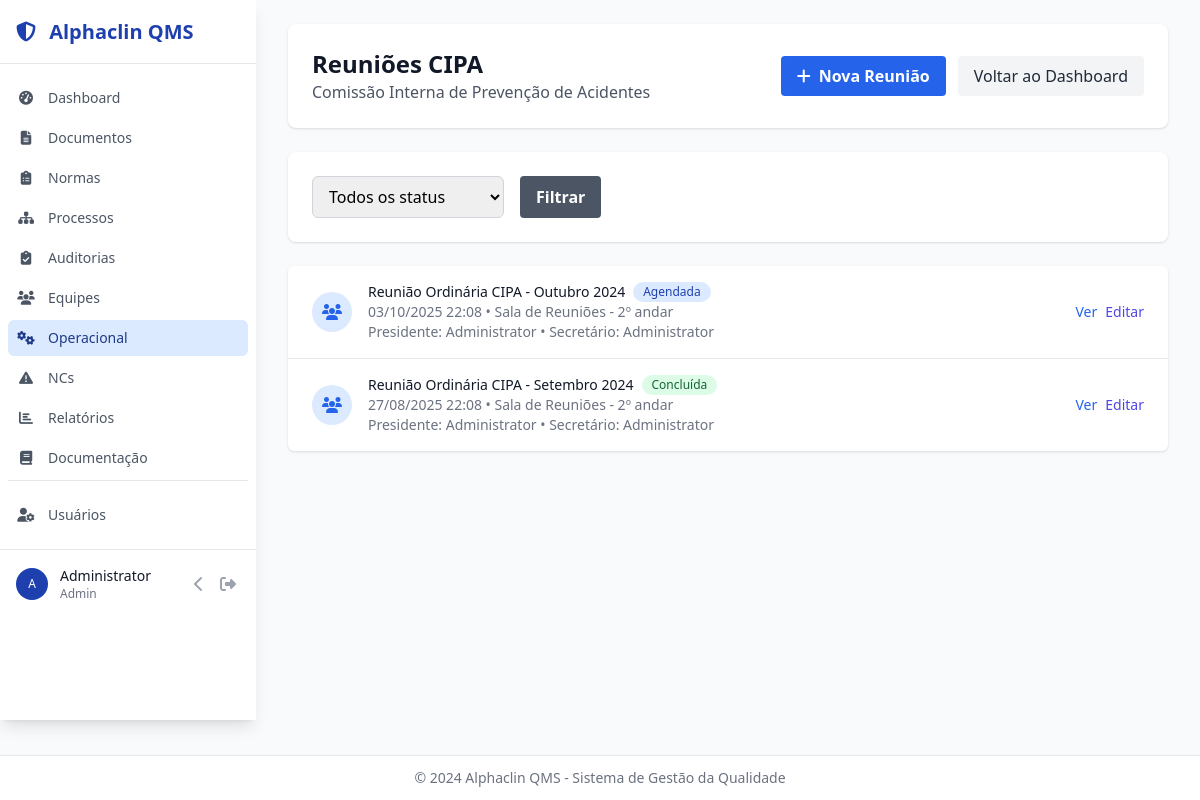
The page /operational/cipa (signed in) on the database its author committed.
### models.py (models this page shows)
class User(UserMixin, db.Model):
    __tablename__ = 'users'
    id = db.Column(db.Integer, primary_key=True)
    username = db.Column(db.String(80), unique=True, nullable=False)
    email = db.Column(db.String(120), unique=True, nullable=False)
    password_hash = db.Column(db.String(255), nullable=False)
    full_name = db.Column(db.String(255), nullable=False)
    role = db.Column(db.Enum(UserRole), default=UserRole.USER, nullable=False)
    is_active = db.Column(db.Boolean, default=True, nullable=False)
    created_at = db.Column(db.DateTime, default=datetime.utcnow)
    last_login = db.Column(db.DateTime)
    created_documents = db.relationship('Document', foreign_keys='Document.created_by_id', backref='creator', lazy='dynamic')
    assigned_audits = db.relationship('Audit', foreign_keys='Audit.assigned_auditor_id', backref='assigned_auditor', lazy='dynamic')

class CIPAMeeting(db.Model):
    __tablename__ = 'cipa_meetings'
    id = db.Column(db.Integer, primary_key=True)
    title = db.Column(db.String(255), nullable=False)
    meeting_date = db.Column(db.DateTime, nullable=False)
    location = db.Column(db.String(255))
    agenda = db.Column(db.Text)
    minutes = db.Column(db.Text)  # Ata da reunião
    decisions = db.Column(db.Text)
    next_meeting_date = db.Column(db.DateTime)
    chairperson_id = db.Column(db.Integer, db.ForeignKey('users.id'))
    secretary_id = db.Column(db.Integer, db.ForeignKey('users.id'))
    status = db.Column(db.String(50), default='scheduled')  # scheduled, in_progress, completed, cancelled
    created_at = db.Column(db.DateTime, default=datetime.utcnow)
    updated_at = db.Column(db.DateTime, default=datetime.utcnow, onupdate=datetime.utcnow)
    chairperson = db.relationship('User', foreign_keys=[chairperson_id])
    secretary = db.relationship('User', foreign_keys=[secretary_id])
    attendees = db.relationship('User', secondary='cipa_attendees', backref='cipa_meetings')

### blueprints/operational.py (the view)
@operational_bp.route('/cipa')
@login_required
def cipa_index():
    page = request.args.get('page', 1, type=int)
    status_filter = request.args.get('status')
    query = CIPAMeeting.query
    if status_filter:
        query = query.filter_by(status=status_filter)
    cipa_meetings = query.order_by(CIPAMeeting.meeting_date.desc()).paginate(page=page, per_page=10)
    return render_template('operational/cipa/index.html', cipa_meetings=cipa_meetings)

### blueprints/operational.py (called while the page is built)
@operational_bp.context_processor
def inject_datetime():
    return {'datetime': datetime}

### templates/operational/cipa/index.html (shortened to what this page needs)
{% extends "base.html" %}
{% block content %}
<div class="space-y-6">
    <div class="bg-white shadow rounded-lg p-6">
        <div class="flex items-center justify-between">
            <div>
                <h1 class="text-2xl font-bold text-gray-900">Reuniões CIPA</h1>
                <p class="text-gray-600">Comissão Interna de Prevenção de Acidentes</p>
            </div>
            <div class="flex space-x-3">
                <a href="{{ url_for('operational.cipa_create') }}"
                   class="bg-blue-600 hover:bg-blue-700 text-white font-bold py-2 px-4 rounded">
                    <i class="fas fa-plus mr-2"></i>Nova Reunião
                </a>
                <a href="{{ url_for('operational.dashboard') }}"
                   class="bg-gray-100 hover:bg-gray-200 text-gray-800 px-4 py-2 rounded">
                    Voltar ao Dashboard
                </a>
            </div>
        </div>
    </div>
    <div class="bg-white shadow rounded-lg p-6">
        <form method="GET" class="flex flex-wrap gap-4">
            <div class="min-w-48">
                <select name="status" class="w-full px-3 py-2 border border-gray-300 rounded-md focus:outline-none focus:ring-2 focus:ring-blue-500">
                    <option value="">Todos os status</option>
                </select>
            </div>
            <button type="submit" class="bg-gray-600 hover:bg-gray-700 text-white font-bold py-2 px-4 rounded">
                Filtrar
            </button>
        </form>
    </div>
    <div class="bg-white shadow overflow-hidden sm:rounded-md">
        <ul class="divide-y divide-gray-200">
            {% for meeting in cipa_meetings.items %}
            <li>
                <div class="px-4 py-4 sm:px-6">
                    <div class="flex items-center justify-between">
                        <div class="flex items-center">
                            <div class="flex-shrink-0 h-10 w-10">
                                <div class="h-10 w-10 rounded-full bg-blue-100 flex items-center justify-center">
                                    <i class="fas fa-users text-blue-600"></i>
                                </div>
                            </div>
                            <div class="ml-4">
                                <div class="flex items-center">
                                    <h3 class="text-sm font-medium text-gray-900">{{ meeting.title }}</h3>
                                    <span class="ml-2 inline-flex items-center px-2.5 py-0.5 rounded-full text-xs font-medium
                                        {% if meeting.status == 'scheduled' %}bg-blue-100 text-blue-800
                                        {% elif meeting.status == 'in_progress' %}bg-yellow-100 text-yellow-800
                                        {% elif meeting.status == 'completed' %}bg-green-100 text-green-800
                                        {% else %}bg-red-100 text-red-800{% endif %}">
                                        {% if meeting.status == 'scheduled' %}Agendada
                                        {% elif meeting.status == 'in_progress' %}Em Andamento
                                        {% elif meeting.status == 'completed' %}Concluída
                                        {% else %}Cancelada{% endif %}
                                    </span>
                                </div>
                                <p class="text-sm text-gray-500">
                                    {{ meeting.meeting_date.strftime('%d/%m/%Y %H:%M') }} • {{ meeting.location or 'Local não definido' }}
                                </p>
                                <p class="text-sm text-gray-500">
                                    Presidente: {{ meeting.chairperson.full_name }} • Secretário: {{ meeting.secretary.full_name }}
                                </p>
                            </div>
                        </div>
                        <div class="flex items-center space-x-2">
                            <a href="{{ url_for('operational.cipa_view', id=meeting.id) }}"
                               class="text-blue-600 hover:text-blue-900 text-sm font-medium">
                                Ver
                            </a>
                            <a href="{{ url_for('operational.cipa_edit', id=meeting.id) }}"
                               class="text-indigo-600 hover:text-indigo-900 text-sm font-medium">
                                Editar
                            </a>
                        </div>
                    </div>
                </div>
            </li>
            {% endfor %}
        </ul>
    </div>
</div>
{% endblock %}

### templates/base.html (shortened to what this page needs)
<!DOCTYPE html>
<html lang="pt-BR">
<head>
    <script src="https://cdn.tailwindcss.com"></script>
    <link rel="stylesheet" href="https://cdnjs.cloudflare.com/ajax/libs/font-awesome/6.4.0/css/all.min.css">
</head>
<body class="bg-gray-50 min-h-screen flex flex-col">
    {% if current_user.is_authenticated %}
    <div id="sidebar" class="fixed left-0 top-0 w-64 bg-white shadow-lg transform transition-all duration-300 ease-in-out z-50 -translate-x-full lg:translate-x-0 flex flex-col overflow-y-auto" style="height: calc(100vh - 80px);">
        <div class="flex flex-col h-full">
            <div class="flex items-center justify-between h-16 px-4 border-b border-gray-200">
                <span id="logo-text" class="text-xl font-bold text-alphaclin-blue">
                    <i class="fas fa-shield-alt mr-2"></i>
                    Alphaclin QMS
                </span>
            </div>
            <nav class="px-2 py-4 space-y-1 overflow-y-auto">
                <a href="{{ url_for('main.dashboard') }}" title="Dashboard"
                    class="sidebar-link {% if request.endpoint == 'main.dashboard' %}bg-alphaclin-light text-alphaclin-dark{% else %}text-gray-600 hover:bg-gray-50 hover:text-gray-900{% endif %} group flex items-center px-2 py-2 text-sm font-medium rounded-md transition-colors">
                    <i class="fas fa-tachometer-alt sidebar-icon"></i>
                    <span class="sidebar-text ml-3">Dashboard</span>
                </a>
                <a href="{{ url_for('documents.index') }}" title="Documentos"
                    class="sidebar-link {% if request.blueprint == 'documents' %}bg-alphaclin-light text-alphaclin-dark{% else %}text-gray-600 hover:bg-gray-50 hover:text-gray-900{% endif %} group flex items-center px-2 py-2 text-sm font-medium rounded-md transition-colors">
                    <i class="fas fa-file-alt sidebar-icon"></i>
                    <span class="sidebar-text ml-3">Documentos</span>
                </a>
                <a href="{{ url_for('norms.index') }}" title="Normas"
                    class="sidebar-link {% if request.blueprint == 'norms' %}bg-alphaclin-light text-alphaclin-dark{% else %}text-gray-600 hover:bg-gray-50 hover:text-gray-900{% endif %} group flex items-center px-2 py-2 text-sm font-medium rounded-md transition-colors">
                    <i class="fas fa-clipboard-list sidebar-icon"></i>
                    <span class="sidebar-text ml-3">Normas</span>
                </a>
                <a href="{{ url_for('processes.index') }}" title="Processos"
                    class="sidebar-link {% if request.blueprint == 'processes' %}bg-alphaclin-light text-alphaclin-dark{% else %}text-gray-600 hover:bg-gray-50 hover:text-gray-900{% endif %} group flex items-center px-2 py-2 text-sm font-medium rounded-md transition-colors">
                    <i class="fas fa-sitemap sidebar-icon"></i>
                    <span class="sidebar-text ml-3">Processos</span>
                </a>
                <a href="{{ url_for('audits.index') }}" title="Auditorias"
                    class="sidebar-link {% if request.blueprint == 'audits' %}bg-alphaclin-light text-alphaclin-dark{% else %}text-gray-600 hover:bg-gray-50 hover:text-gray-900{% endif %} group flex items-center px-2 py-2 text-sm font-medium rounded-md transition-colors">
                    <i class="fas fa-clipboard-check sidebar-icon"></i>
                    <span class="sidebar-text ml-3">Auditorias</span>
                </a>
                <a href="{{ url_for('teams.index') }}" title="Equipes"
                    class="sidebar-link {% if request.blueprint == 'teams' %}bg-alphaclin-light text-alphaclin-dark{% else %}text-gray-600 hover:bg-gray-50 hover:text-gray-900{% endif %} group flex items-center px-2 py-2 text-sm font-medium rounded-md transition-colors">
                    <i class="fas fa-users sidebar-icon"></i>
                    <span class="sidebar-text ml-3">Equipes</span>
                </a>
                <a href="{{ url_for('operational.dashboard') }}" title="Painel Operacional"
                    class="sidebar-link {% if request.blueprint == 'operational' %}bg-alphaclin-light text-alphaclin-dark{% else %}text-gray-600 hover:bg-gray-50 hover:text-gray-900{% endif %} group flex items-center px-2 py-2 text-sm font-medium rounded-md transition-colors">
                    <i class="fas fa-cogs sidebar-icon"></i>
                    <span class="sidebar-text ml-3">Operacional</span>
                </a>
                <a href="{{ url_for('nonconformities.index') }}" title="Não Conformidades"
                    class="sidebar-link {% if request.blueprint == 'nonconformities' %}bg-alphaclin-light text-alphaclin-dark{% else %}text-gray-600 hover:bg-gray-50 hover:text-gray-900{% endif %} group flex items-center px-2 py-2 text-sm font-medium rounded-md transition-colors">
                    <i class="fas fa-exclamation-triangle sidebar-icon"></i>
                    <span class="sidebar-text ml-3">NCs</span>
                </a>
                <a href="{{ url_for('reports.index') }}" title="Relatórios"
                    class="sidebar-link {% if request.blueprint == 'reports' %}bg-alphaclin-light text-alphaclin-dark{% else %}text-gray-600 hover:bg-gray-50 hover:text-gray-900{% endif %} group flex items-center px-2 py-2 text-sm font-medium rounded-md transition-colors">
                    <i class="fas fa-chart-bar sidebar-icon"></i>
                    <span class="sidebar-text ml-3">Relatórios</span>
                </a>
                <a href="{{ url_for('docs.docs_index') }}" title="Documentação"
                    class="sidebar-link {% if request.blueprint == 'docs' %}bg-alphaclin-light text-alphaclin-dark{% else %}text-gray-600 hover:bg-gray-50 hover:text-gray-900{% endif %} group flex items-center px-2 py-2 text-sm font-medium rounded-md transition-colors">
                    <i class="fas fa-book sidebar-icon"></i>
                    <span class="sidebar-text ml-3">Documentação</span>
                </a>
                {% if current_user.role.value in ['admin', 'manager'] %}
                <div class="pt-4 border-t border-gray-200">
                    <a href="{{ url_for('users.index') }}" title="Usuários"
                        class="sidebar-link {% if request.blueprint == 'users' %}bg-alphaclin-light text-alphaclin-dark{% else %}text-gray-600 hover:bg-gray-50 hover:text-gray-900{% endif %} group flex items-center px-2 py-2 text-sm font-medium rounded-md transition-colors">
                        <i class="fas fa-user-cog sidebar-icon"></i>
                        <span class="sidebar-text ml-3">Usuários</span>
                    </a>
                </div>
                {% endif %}
            </nav>
            <div class="border-t border-gray-200 p-4">
                <div class="flex items-center justify-between">
                    <div class="flex items-center min-w-0 flex-1">
                        <div class="flex-shrink-0">
                            <div class="h-8 w-8 rounded-full bg-alphaclin-blue flex items-center justify-center">
                                <span class="text-xs font-medium text-white">{{ current_user.full_name.split()[0][0] }}{% if current_user.full_name.split()|length > 1 %}{{ current_user.full_name.split()[1][0] }}{% endif %}</span>
                            </div>
                        </div>
                        <div class="ml-3 min-w-0 flex-1 hidden lg:block">
                            <p class="text-sm font-medium text-gray-900 truncate">{{ current_user.full_name }}</p>
                            <p class="text-xs text-gray-500 capitalize">{{ current_user.role.value }}</p>
                        </div>
                    </div>
                    <div class="flex items-center space-x-2">
                        <button id="collapse-toggle" class="hidden lg:block p-1 rounded-md text-gray-400 hover:text-gray-600 focus:outline-none focus:ring-2 focus:ring-alphaclin-blue">
                            <i id="collapse-icon" class="fas fa-chevron-left"></i>
                        </button>
                        <a href="{{ url_for('auth.logout') }}" class="p-1 rounded-md text-gray-400 hover:text-gray-600 focus:outline-none focus:ring-2 focus:ring-alphaclin-blue" title="Sair">
                            <i class="fas fa-sign-out-alt"></i>
                        </a>
                    </div>
                </div>
            </div>
        </div>
    </div>
    <main id="main-content" class="lg:ml-64 flex flex-col transition-all duration-300 ease-in-out overflow-auto pb-16">
        <div class="flex-1 px-4 py-6 lg:px-8">
        {% block content %}{% endblock %}
        </div>
    </main>
    {% if current_user.is_authenticated %}
    <footer class="fixed bottom-0 left-0 right-0 bg-white border-t border-gray-200 py-3 z-40">
        <div class="px-4 lg:px-8">
            <div class="text-center text-sm text-gray-500">
                © 2024 Alphaclin QMS - Sistema de Gestão da Qualidade
            </div>
        </div>
    </footer>
    {% endif %}
    {% endif %}
</body>
</html>

### templates/base.html (style rules this page uses)
.sidebar-link { position: relative; }
.sidebar-icon { transition: transform 0.2s ease-in-out; width: 20px; text-align: center; }
#sidebar { transition: width 0.3s ease-in-out; }
#main-content { transition: margin-left 0.3s ease-in-out; }
#sidebar.w-64 ~ #main-content { margin-left: 16rem; }

### rows shown on the page
User: full_name "A", full_name "Administrator", role.value "Admin"
CIPAMeeting: title "Reunião Ordinária CIPA - Outubro 2024", status "Agendada", meeting_date "03/10/2025 22:08", location "Sala de Reuniões - 2º andar", chairperson.full_name "Administrator", secretary.full_name "Administrator"
CIPAMeeting: title "Reunião Ordinária CIPA - Setembro 2024", status "Concluída", meeting_date "27/08/2025 22:08", location "Sala de Reuniões - 2º andar", chairperson.full_name "Administrator", secretary.full_name "Administrator"
